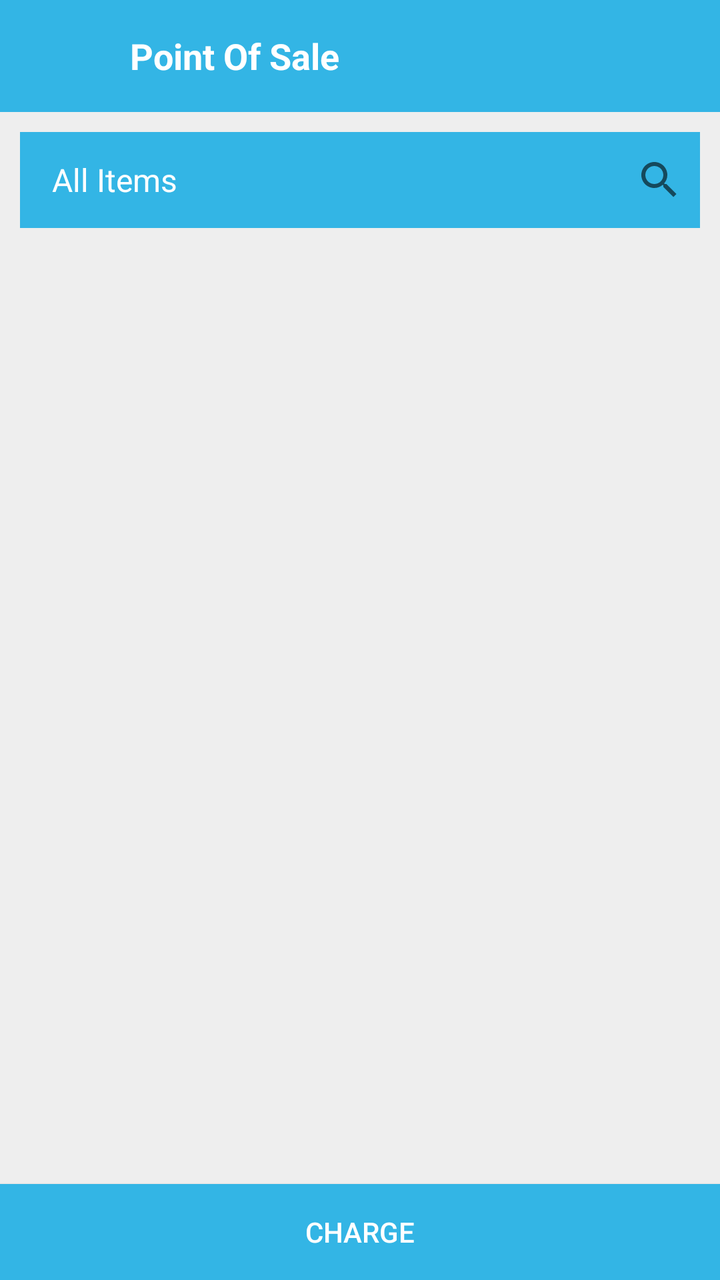
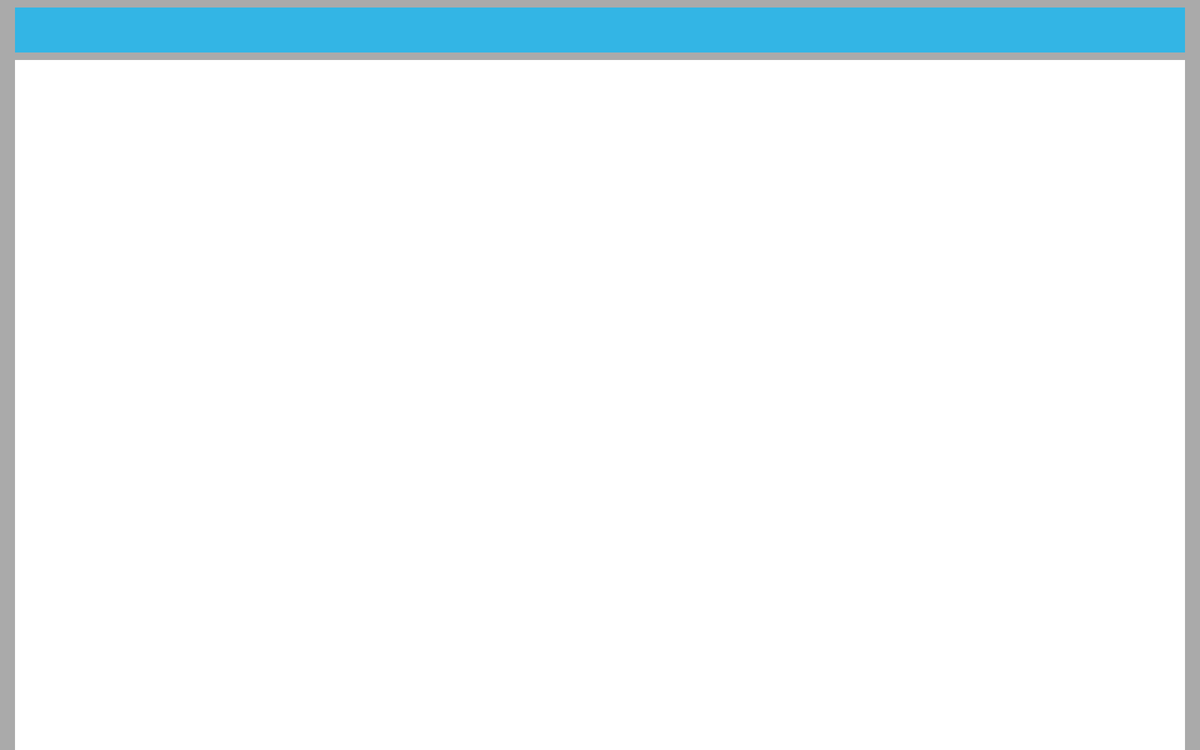

First picture: res/layout/ on a phone held upright. Second picture: the repository's own variant of that layout, on a device whose configuration matches the variant's folder. Source for both follows.
<!-- AndroidManifest.xml: activity theme AppTheme.NoActionBar -->
<!-- res/layout/main.xml -->
<?xml version="1.0" encoding="utf-8"?>
<android.support.constraint.ConstraintLayout
    xmlns:android="http://schemas.android.com/apk/res/android"
    xmlns:app="http://schemas.android.com/apk/res-auto"
    xmlns:tools="http://schemas.android.com/tools"
    android:layout_width="match_parent"
    android:layout_height="match_parent"
    android:background="#eeeeee"
    android:orientation="vertical">

    <LinearLayout
        android:layout_width="match_parent"
        android:layout_height="match_parent"
        android:orientation="vertical">

        <include layout="@layout/toolbar_main"/>

        <LinearLayout
            android:layout_width="match_parent"
            android:layout_height="match_parent"
            android:orientation="vertical">

            <LinearLayout
                android:layout_width="match_parent"
                android:layout_height="0dp"
                android:layout_marginLeft="10dp"
                android:layout_marginRight="10dp"
                android:layout_marginTop="10dp"
                android:layout_weight="10"
                android:orientation="vertical">

                <LinearLayout
                    android:layout_width="match_parent"
                    android:layout_height="wrap_content"
                    android:orientation="horizontal"
                    android:layout_marginBottom="10dp"
                    android:background="@android:color/holo_blue_light">

                    <TextView
                        android:id="@+id/textView5"
                        android:layout_width="match_parent"
                        android:layout_height="match_parent"
                        android:layout_weight="1"
                        android:gravity="left|center"
                        android:paddingLeft="16dp"
                        android:text="All Items"
                        android:textColor="@android:color/background_light"
                        android:textSize="16dp"
                        tools:text="All Items"/>

                    <ImageButton
                        android:id="@+id/imageButton"
                        android:layout_width="wrap_content"
                        android:layout_height="match_parent"
                        android:layout_weight="0.08"
                        android:background="@android:color/transparent"
                        app:srcCompat="@drawable/ic_spinner"/>

                    <SearchView
                        android:layout_width="wrap_content"
                        android:layout_height="match_parent"/>

                </LinearLayout>
                <ListView
                    android:id="@+id/list_item"
                    android:layout_width="match_parent"
                    android:layout_height="wrap_content"
                    android:background="@android:color/background_light"/>

            </LinearLayout>

            <LinearLayout
                android:layout_width="match_parent"
                android:layout_height="0dp"
                android:layout_gravity="bottom|end"
                android:gravity="bottom"
                android:layout_weight="1">

                <Button
                    android:layout_width="match_parent"
                    android:layout_height="wrap_content"
                    android:layout_gravity="bottom"
                    android:background="@android:color/holo_blue_light"
                    android:text="CHARGE"
                    android:textColor="#ffff" />
            </LinearLayout>


        </LinearLayout>


    </LinearLayout>


</android.support.constraint.ConstraintLayout>
<!-- res/layout/toolbar_main.xml (included above) -->
<?xml version="1.0" encoding="utf-8"?>
<android.support.v7.widget.Toolbar xmlns:android="http://schemas.android.com/apk/res/android"
    android:id="@+id/tbAddDoc"
    android:layout_width="match_parent"
    android:layout_height="wrap_content"
    android:background="@android:color/holo_blue_light">

    <ImageView
        android:id="@+id/ivBack"
        android:layout_width="25dp"
        android:layout_height="25dp"
        android:layout_marginLeft="20dp"
        android:background="@drawable/ic_action_arrow_back" />

    <TextView
        android:layout_width="wrap_content"
        android:layout_height="wrap_content"
        android:layout_gravity="left"
        android:layout_marginLeft="20dp"
        android:textStyle="bold"
        android:gravity="bottom"
        android:text="Point Of Sale"
        android:textColor="#ffffff"
        android:textSize="18dp" />


</android.support.v7.widget.Toolbar>
<!-- resources referenced by this layout -->
<resources>
  <style name="AppTheme.NoActionBar">
          <item name="windowActionBar">false</item>
          <item name="windowNoTitle">true</item>
      </style>
</resources>
<!-- res/layout-xlarge/main.xml (the repository's variant of the layout above) -->
<!-- drawn on a large tablet held sideways -->
<?xml version="1.0" encoding="utf-8"?>
<android.support.constraint.ConstraintLayout xmlns:android="http://schemas.android.com/apk/res/android"
                                             xmlns:app="http://schemas.android.com/apk/res-auto"
                                             xmlns:tools="http://schemas.android.com/tools"
                                             android:layout_width="match_parent"
                                             android:layout_height="match_parent"
                                             android:background="@android:color/darker_gray"
                                             android:orientation="vertical">


    <Button
        android:id="@+id/button"
        android:layout_width="0dp"
        android:layout_height="wrap_content"
        android:background="@android:color/holo_blue_light"
        android:text="Text View"
        android:textColor="@android:color/background_light"
        android:textSize="18sp"
        app:layout_constraintBottom_toBottomOf="parent"
        app:layout_constraintLeft_toLeftOf="parent"
        app:layout_constraintRight_toRightOf="parent"
        tools:layout_constraintLeft_creator="1"
        tools:layout_constraintRight_creator="1"
        app:layout_constraintHorizontal_bias="0.0"
        android:layout_marginBottom="-57dp"/>

    <FrameLayout
        android:id="@+id/frameLayout2"
        android:layout_width="0dp"
        android:layout_height="48dp"
        android:layout_marginEnd="16dp"
        android:layout_marginLeft="16dp"
        android:layout_marginRight="16dp"
        android:layout_marginStart="16dp"
        android:layout_marginTop="8dp"
        android:background="@android:color/holo_blue_light"
        app:layout_constraintLeft_toLeftOf="parent"
        app:layout_constraintRight_toRightOf="parent"
        app:layout_constraintTop_toTopOf="parent"
        tools:layout_constraintLeft_creator="1"
        tools:layout_constraintRight_creator="1">

    </FrameLayout>

    <ListView
        android:id="@+id/list_item"
        android:layout_width="0dp"
        android:layout_height="0dp"
        android:layout_marginEnd="16dp"
        android:layout_marginLeft="16dp"
        android:layout_marginRight="16dp"
        android:layout_marginStart="16dp"
        android:layout_marginTop="8dp"
        android:background="@android:color/background_light"
        app:layout_constraintBottom_toTopOf="@+id/button"
        app:layout_constraintLeft_toLeftOf="parent"
        app:layout_constraintRight_toRightOf="parent"
        app:layout_constraintTop_toBottomOf="@+id/frameLayout2"
        app:layout_constraintVertical_bias="0.0"
        tools:layout_constraintBottom_creator="1"
        tools:layout_constraintLeft_creator="1"
        tools:layout_constraintRight_creator="1"
        tools:layout_constraintTop_creator="1"/>
</android.support.constraint.ConstraintLayout>
